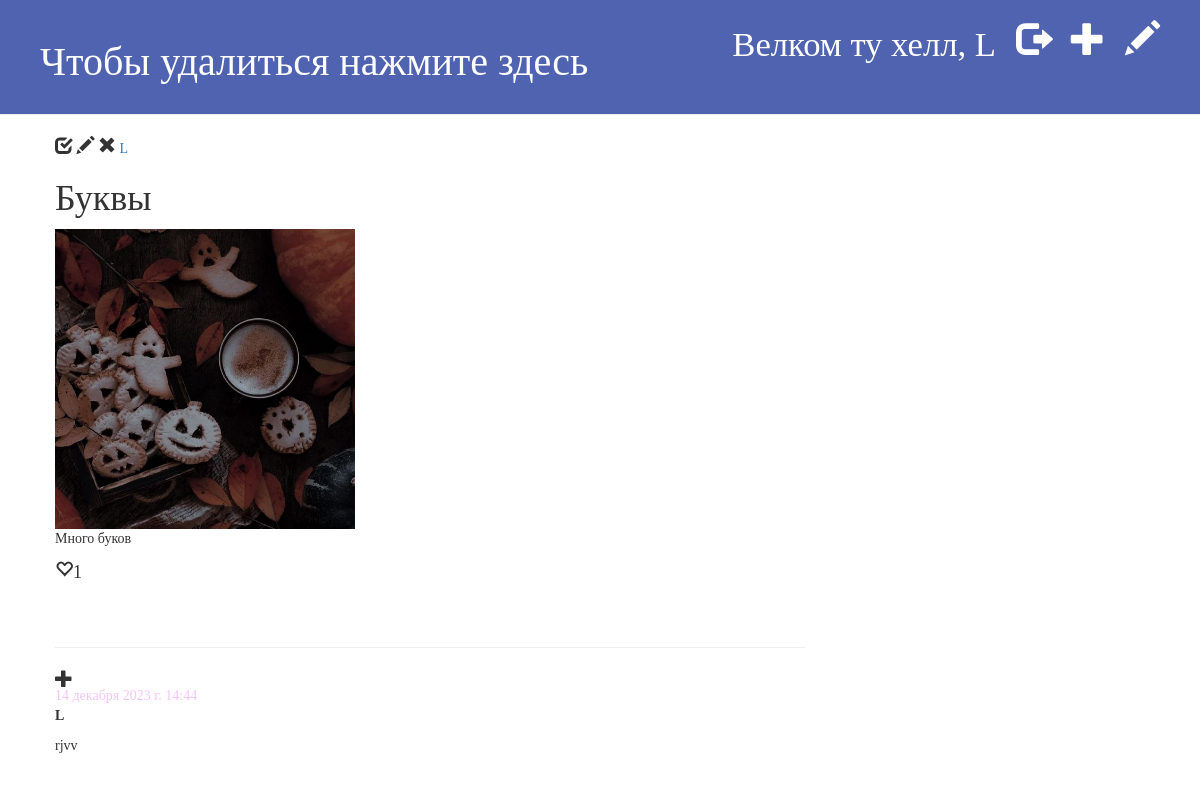
/post/1/ (signed in), run on an earlier commit of the app's database.
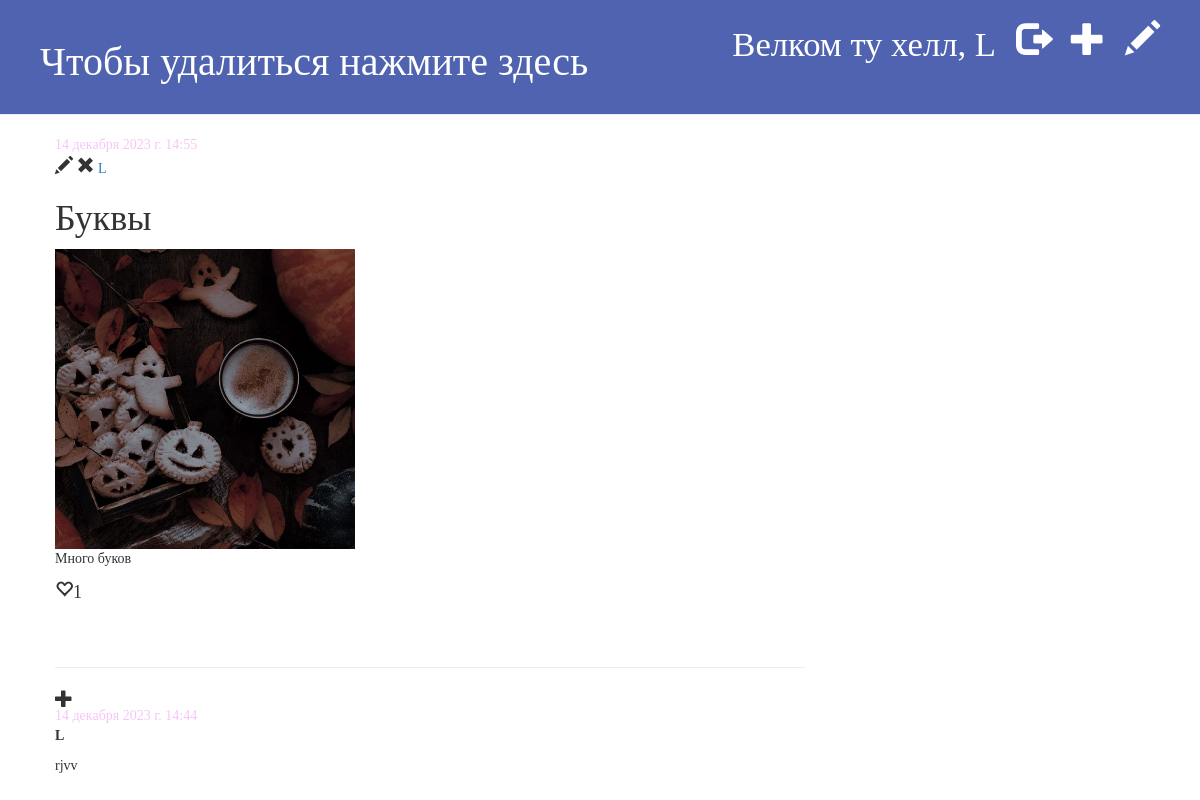
And on a later commit of the database.
### blog/models.py (models this page shows, shortened)
class Post(models.Model):
    author = models.ForeignKey(settings.AUTH_USER_MODEL, on_delete=models.CASCADE)
    title = models.CharField(max_length=200)
    description = models.TextField()
    created_date = models.DateTimeField(default=timezone.now)
    published_date = models.DateTimeField(blank=True, null=True)
    image = models.ImageField(upload_to='images', blank=True, null=True)
    likes = models.PositiveIntegerField(default=0)

class CustomUser(AbstractUser):
    bio = models.TextField(max_length=500, blank=True)
    location = models.CharField(max_length=30, blank=True)
    birth_date = models.DateField(null=True, blank=True)
    profile_pic = models.ImageField(null=True, blank=True, upload_to="images/profile/")
    def __str__(self):
        return self.username

### blog/views.py (the view)
# urls.py: path('post/<int:pk>/', views.post_detail, name='post_detail'),
@login_required
def post_detail(request, pk):
    post = get_object_or_404(Post, pk=pk)
    likes = Like.objects.filter(post=post)
    return render(request, 'blog/post_detail.html', {'post': post, 'likes': likes})

### blog/templates/blog/post_detail.html
{% extends 'blog/base.html' %}
{% block content %}
    <div class="post">
        {% if post.published_date %}
            <div class="date">
                {{ post.published_date }}
            </div>
        {% else %}
            <a class = "comment_button h4" href="{% url 'post_publish' pk=post.pk %}"><span class="glyphicon glyphicon-check"></span></a>
        {% endif %}
        {% if post.author.id == user.id  %}
            <a class = "comment_button h4" href="{% url 'post_edit' pk=post.pk %}"><span class="glyphicon glyphicon-pencil"></span></a>
            <a class = "comment_button h4" href="{% url 'post_remove' pk=post.pk %}"><span class="glyphicon glyphicon-remove"></span></a>
        {% endif %}
        <a class="mr-2" href="{% url 'user_profile' pk=post.author.id %}">{{ post.author }}</a>
        <h1>{{ post.title }}</h1>
        {% if post.image %}
            <img src="{{ post.image.url}}" class="rounded featured-image-list" style="max-height:300px">
        {% else %}
            <p></p>
        {% endif %}
        <p>{{ post.description|linebreaksbr }}</p>
        <a class = "comment_button h4"  href="{% url 'like_post' pk=post.pk %}"><span class="glyphicon glyphicon-heart-empty">{{ post.likes }}</span></a>
    </div>
    <hr>
    <a class = "comment_button h4" href="{% url 'add_comment_to_post' pk=post.pk %}"><span class="glyphicon glyphicon-plus"></span></a>
    {% for comment in post.comments.all %}
        <div class="comment">
            <div class="date">{{ comment.created_date }}</div>
            <strong>{{ comment.author }}</strong>
            <p>{{ comment.text|linebreaks }}</p>
        </div>
    {% empty %}
        <p>ты одинок :(</p>
    {% endfor %}
{% endblock %}

What changed in the data, as far as the page shows it:
changed Post "Буквы": published_date (not shown) → "14 декабря 2023 г. 14:55"
